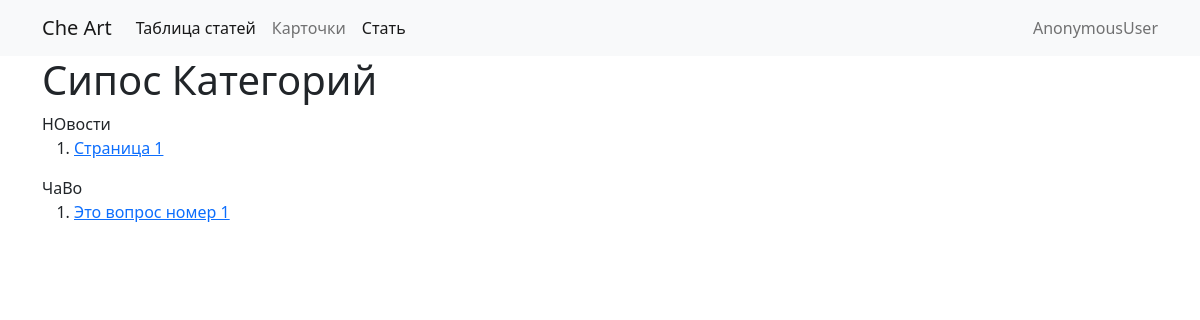
The page /category/ on the database its author committed.
### pageapp/models.py (models this page shows, shortened)
class Category(models.Model):
    name = models.CharField(max_length=255)
    slug = models.SlugField(unique=True)

class Page(models.Model):
    name = models.CharField(max_length=255)
    text = models.TextField()
    category = models.ForeignKey(Category,on_delete=models.CASCADE)
    slug = models.SlugField(unique=True)
    headline = models.CharField(max_length=100)
    def get_absolute_url(self):
        from django.urls import reverse
        return reverse('page-detail', kwargs={'slug' : self.slug,'category':self.category.slug})

### pageapp/views.py (the view)
# urls.py: path('category/',CategoryList.as_view(),name="category-list"),
class CategoryList(ListView):
    model = Category

### pageapp/templates/pageapp/category_list.html
{% extends "base.html" %}
{% block content%}
<h1 > Сипос Категорий</h1>
{% for category in object_list%}
<div> {{category.name}}
    <ol>
        {% for page in category.page_set.all%}
        <li> <a href="{{page.get_absolute_url}}"> {{page.name}}</a> </li>
    </ol>
    {%endfor%}
</div>
{%endfor%}
{% endblock  %}

### rows shown on the page
Category: name "НОвости"
Page: name "Страница 1"
Category: name "ЧаВо"
Page: name "Это вопрос номер 1"

### other values the page prints
{{ request.user }} "AnonymousUser"
